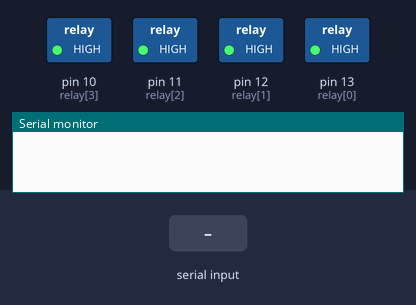
A sketch run on a simulated Arduino Uno, built with avr-gcc and run on an emulated ATmega328P. On the bench: switched loads named in the sketch (green lamp = pin HIGH), the last lines printed to the serial monitor. The test bench sets the inputs (shaded band).

Above: at 1.2 s.
1.3 s: "on" received over the second serial link
At 2.1 s:
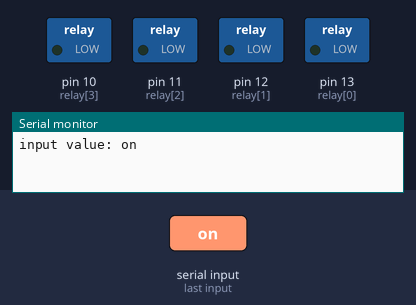
2.8 s: "off1" received over the second serial link
At 3.6 s:
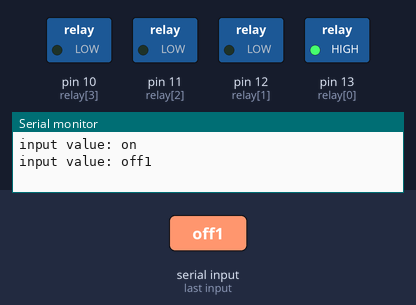
4.3 s: "off2" received over the second serial link
At 4.8 s:
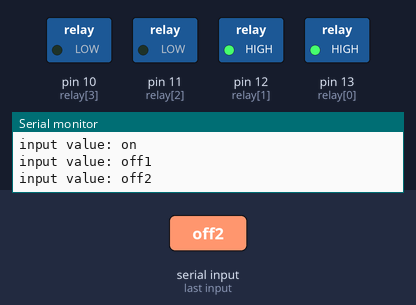
5.8 s: "on1" received over the second serial link
At 6.9 s:
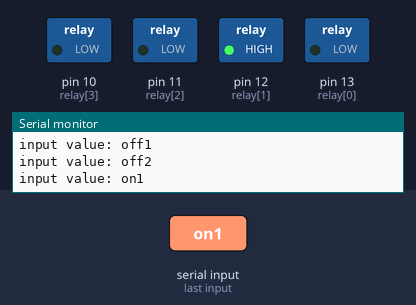
7.3 s: "off3" received over the second serial link
At 8.3 s:
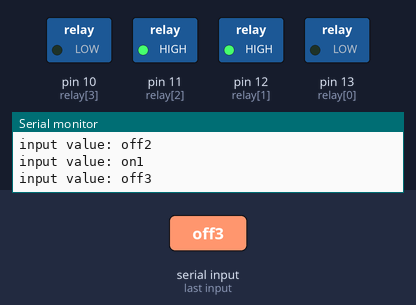
8.8 s: "on2" received over the second serial link
At 9.2 s:
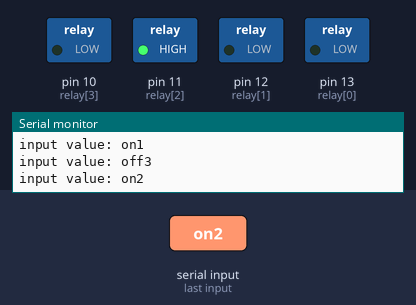
Timing chart, 0 to 11.3 s (numbered marks = the images above; inputs shaded):
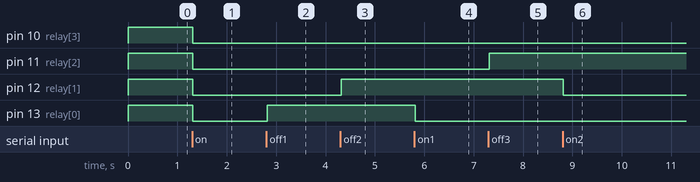

Measured:
- after the input at 1.3 s, pin 10 (relay[3]), pin 11 (relay[2]), pin 12 (relay[1]), pin 13 (relay[0]): HIGH → LOW at once
- after the input at 2.8 s, pin 13 (relay[0]): LOW → HIGH at once
- after the input at 4.3 s, pin 12 (relay[1]): LOW → HIGH at once
- after the input at 5.8 s, pin 13 (relay[0]): HIGH → LOW at once
- after the input at 7.3 s, pin 11 (relay[2]): LOW → HIGH at once
- after the input at 8.8 s, pin 12 (relay[1]): HIGH → LOW at once

The sketch:

Bluetooths.ino
```cpp
#include <SoftwareSerial.h> //시리얼 통신 라이브러리 호출

int blueTx=9;   //Tx (블투 보내는핀 설정)
int blueRx=8;   //Rx (블투 받는핀 설정)
int relay[4] = {13,12,11,10}; //릴레이 Signal 핀 설정

SoftwareSerial mySerial(blueTx, blueRx);  //시리얼 통신을 위한 객체선언
String myString=""; //받는 문자열

void setup() {
  Serial.begin(9600);
  mySerial.begin(9600); //블루투스 시리얼 개방
  for(int i=0;i<4;i++) {
   pinMode (relay[i], OUTPUT); // relay를 output으로 설정
   digitalWrite(relay[i],HIGH);
  }
}

void loop() {
  while(mySerial.available())  //mySerial 값이 있으면
  {
    char myChar = (char)mySerial.read();  //mySerial int형식의 값을 char형식으로 변환
    myString+=myChar;   //수신되는 문자열을 myString에 모두 붙임 (1바이트씩 전송되는 것을 모두 붙임)
    delay(5);           //수신 문자열 끊김 방지
  }

  if(!myString.equals(""))  //myString 값이 있다면
  {
    Serial.println("input value: "+myString); //시리얼모니터에 myString값 출력
      if(myString=="on")  //myString 값이 'on' 이라면
      {
        // 모든 릴레이 ON
        for(int i=0;i<4;i++) {
          digitalWrite (relay[i], LOW);
        }
      }
      else if(myString=="off")
      {
        // 모든 릴레이 ON
        for(int i=0;i<4;i++) {
          digitalWrite (relay[i], HIGH);
        }
      }
      else if(myString=="on1")
      {
        digitalWrite(relay[0],LOW);
      }
      else if(myString=="off1")
      {
        digitalWrite(relay[0],HIGH);
      }
      else if(myString=="on2")
      {
        digitalWrite(relay[1],LOW);
      }
      else if(myString=="off2")
      {
        digitalWrite(relay[1],HIGH);
      }
      else if(myString=="on3")
      {
        digitalWrite(relay[2],LOW);
      }
      else if(myString=="off3")
      {
        digitalWrite(relay[2],HIGH);
      }
      else if(myString=="on4")
      {
        digitalWrite(relay[3],LOW);
      }
      else if(myString=="off4")
      {
        digitalWrite(relay[3],HIGH);
      }
      myString="";  //myString 변수값 초기화
  }

  if(Serial.available()) {
    mySerial.write(Serial.read());
  }
}
```
